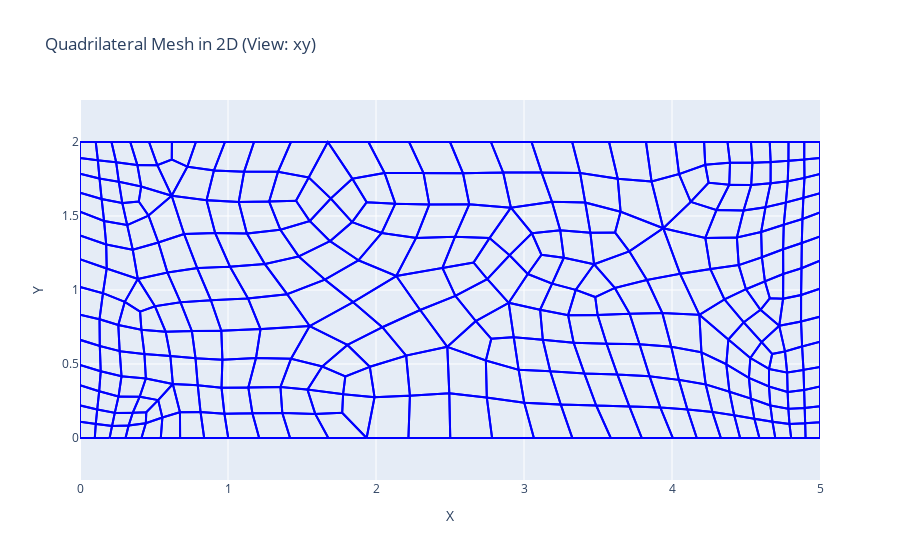

This figure's notebook cell:
### Code cell
import numpy as np
import plotly.graph_objects as go
from ctypes import c_int, sizeof, byref
from sofistik_daten import *  # Importer vos fonctions SOFiSTiK

# Fonction pour extraire les coordonnées des nœuds depuis la base de données CDB
def extract_node_coords(Index):
    ie = c_int(0)
    RecLen = c_int(sizeof(CNODE))  # Taille de la structure CNODE
    node = CNODE()  # Instance de la structure CNODE
    node_coords = {}  # Dictionnaire pour stocker les coordonnées des nœuds

    while ie.value < 2:
        ie.value = py_sof_cdb_get(Index, 20, 0, byref(node), byref(RecLen), 1)  # Lire les nœuds depuis CDB
        if ie.value == 0:  # Pas d'erreur, nœud lu correctement
            node_coords[node.m_nr] = (node.m_xyz[0], node.m_xyz[1], node.m_xyz[2])  # Stocker les coordonnées X, Y, Z du nœud
        RecLen = c_int(sizeof(CNODE))  # Réinitialiser la taille de l'enregistrement
    return node_coords  # Retourner les coordonnées des nœuds

# Fonction pour extraire les éléments quadrilatéraux (avec les nœuds associés)
def extract_quad_elements(Index):
    ie = c_int(0)
    RecLen = c_int(sizeof(CQUAD))  # Taille de la structure CQUAD
    quad_element = CQUAD()  # Instance de la structure CQUAD
    elements = []  # Liste pour stocker les éléments quadrilatéraux

    while ie.value < 2:
        ie.value = py_sof_cdb_get(Index, 200, 0, byref(quad_element), byref(RecLen), 1)  # Lire les éléments quadrilatéraux
        if ie.value == 0:  # Pas d'erreur, élément lu correctement
            elements.append(quad_element.m_node[:])  # Ajouter les 4 nœuds de l'élément dans la liste
        RecLen = c_int(sizeof(CQUAD))  # Réinitialiser la taille de l'enregistrement

    return elements  # Retourner les éléments quadrilatéraux

# Fonction pour créer et afficher le maillage quadrilatéral 2D interactif avec Plotly en fonction des axes spécifiés
def plot_quad_mesh_from_cdb(file_path, view_axis='xy'):
    # Ouverture de la base de données CDB
    cdbStat, Index = open_cdb(file_path)

    # Extraction des coordonnées des nœuds
    node_coords = extract_node_coords(Index)

    # Extraction des éléments quadrilatéraux
    elements = extract_quad_elements(Index)

    # Fermeture de la base de données CDB
    close_cdb(cdbStat, Index)

    # Création d'une figure interactive 2D avec Plotly
    fig = go.Figure()

    # Sélection des axes pour la visualisation 2D
    axis_map = {
        'xy': (0, 1),  # Utiliser les axes X et Y
        'xz': (0, 2),  # Utiliser les axes X et Z
        'yz': (1, 2)   # Utiliser les axes Y et Z
    }
    ax1, ax2 = axis_map.get(view_axis, (0, 1))  # Par défaut, afficher selon XY

    # Tracer les éléments quadrilatéraux
    for element in elements:
        # Récupérer les coordonnées des nœuds de l'élément
        quad_coords = np.array([node_coords[node] for node in element])
        quad_coords = np.vstack([quad_coords, quad_coords[0]])  # Fermer le quadrilatère

        # Sélectionner les axes en fonction de la vue choisie
        fig.add_trace(go.Scatter(
            x=quad_coords[:, ax1], y=quad_coords[:, ax2],
            mode='lines',
            line=dict(color='blue', width=2),
            showlegend=False
        ))

    # Configurer le layout selon les axes choisis
    axis_labels = {
        'xy': ('X', 'Y'),
        'xz': ('X', 'Z'),
        'yz': ('Y', 'Z')
    }
    x_label, y_label = axis_labels.get(view_axis, ('X', 'Y'))

    fig.update_layout(
        title=f"Quadrilateral Mesh in 2D (View: {view_axis})",
        xaxis_title=x_label,
        yaxis_title=y_label,
        autosize=True,
        showlegend=False,
        xaxis=dict(scaleanchor="y", scaleratio=1),
        yaxis=dict(scaleanchor="x", scaleratio=1)
    )

    # Affichage interactif
    fig.show()

# Exemple d'utilisation
file_path = r"C:\Users\Utilisateur\OneDrive - Pini Group\SOFISTIK\b.cdb"

# Choisir l'axe de vue (par exemple, 'xy', 'xz', 'yz')
plot_quad_mesh_from_cdb(file_path, view_axis='xy')
